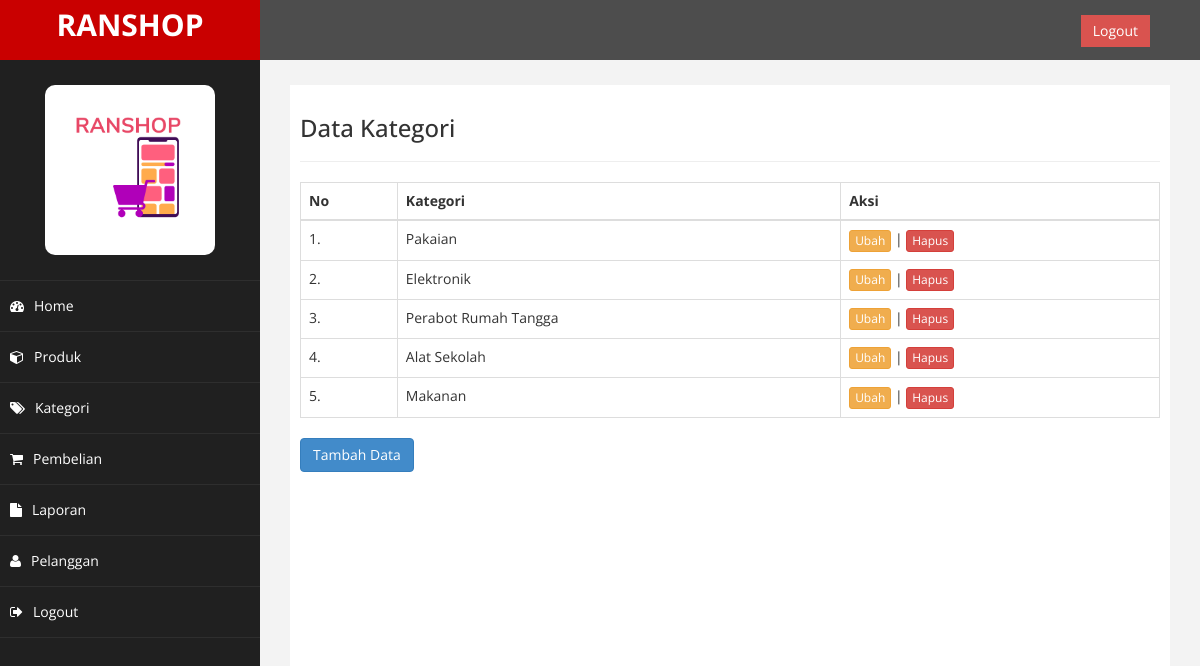
/admin/index.php?halaman=kategori (signed in), run on the app's committed database.
### tables this page shows
CREATE TABLE `kategori` (
  `id_kategori` int(5) NOT NULL,
  `nama_kategori` varchar(100) NOT NULL
);

### admin/kategori.php (the view)
<?php
$semuadata = [];
$ambil = $koneksi->query("SELECT * FROM kategori");
while($tiap = $ambil->fetch_assoc()){
  $semuadata[] = $tiap;
}
?>
<h3>Data Kategori</h3>
<hr>
<table class="table table-bordered">
  <thead>
    <tr>
      <th>No</th>
      <th>Kategori</th>
      <th>Aksi</th>
    </tr>
  </thead>
  <tbody>
    <?php foreach($semuadata as $key => $value): ?>
    <tr>
      <td><?= $key+1; ?>.</td>
      <td><?= $value['nama_kategori']; ?></td>
      <td>
        <a href="index.php?halaman=ubahkategori&id=<?= $value['id_kategori']; ?>" class="btn btn-warning btn-xs">Ubah</a> |
				<a href="index.php?halaman=hapuskategori&id=<?= $value['id_kategori']; ?>" onclick="return confirm('Yakin akan menghapus kategori?')" class="btn btn-danger btn-xs">Hapus</a>
      </td>
    </tr>
    <?php endforeach; ?>
  </tbody>
</table>
<a href="index.php?halaman=tambahkategori" class="btn btn-primary">Tambah Data</a>

### admin/assets/css/custom.css (style rules this page uses)
body { font-family: 'Open Sans', sans-serif; }

### data on the page
kategori: nama_kategori "Pakaian"
kategori: nama_kategori "Elektronik"
kategori: nama_kategori "Perabot Rumah Tangga"
kategori: nama_kategori "Alat Sekolah"
kategori: nama_kategori "Makanan"
